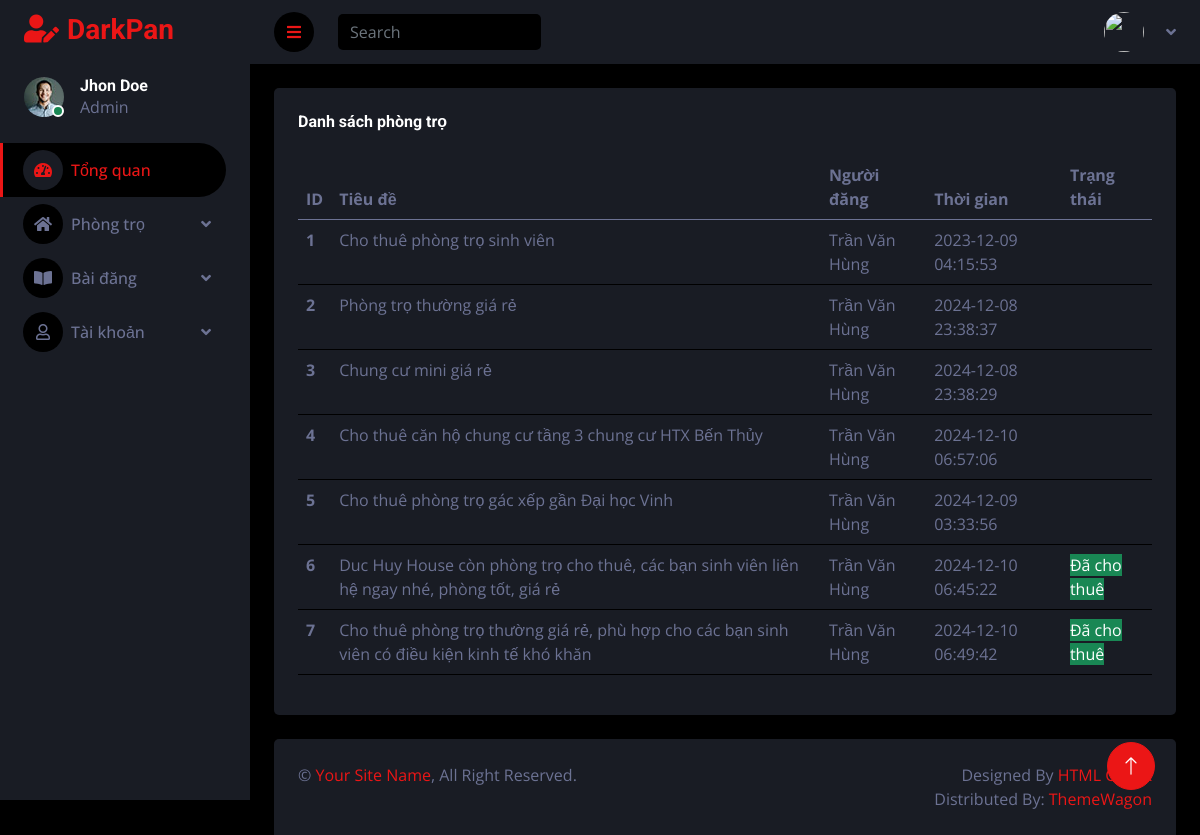
The app's page /admin/all_post.php with its own data.
### tables this page shows
CREATE TABLE `motel` (
  `id` int(10) NOT NULL,
  `title` varchar(255) NOT NULL,
  `description` text NOT NULL,
  `price` int(11) NOT NULL,
  `area` int(11) NOT NULL,
  `count_view` int(11) NOT NULL,
  `address` varchar(255) NOT NULL,
  `latlng` varchar(255) NOT NULL,
  `images` varchar(255) NOT NULL,
  `user_id` int(10) NOT NULL,
  `category_id` int(11) NOT NULL,
  `districts_id` int(11) NOT NULL,
  `utilities` varchar(255) NOT NULL,
  `created_at` timestamp NOT NULL DEFAULT current_timestamp(),
  `phone` varchar(255) NOT NULL,
  `approve` int(11) NOT NULL,
  `status` int(4) NOT NULL
);

CREATE TABLE `user` (
  `id` int(11) NOT NULL,
  `name` varchar(255) NOT NULL,
  `username` varchar(255) NOT NULL,
  `email` varchar(255) NOT NULL,
  `password` varchar(255) NOT NULL,
  `role` int(11) NOT NULL,
  `phone` varchar(255) NOT NULL,
  `avartar` varchar(255) NOT NULL,
  `login_attempts` int(11) NOT NULL DEFAULT 0,
  `last_attempts` timestamp NOT NULL DEFAULT current_timestamp() ON UPDATE current_timestamp()
);

### admin/all_post.php (the view, shortened to what this page needs)
<!DOCTYPE html>
<html lang="en">
<head>
    <link href="https://cdnjs.cloudflare.com/ajax/libs/font-awesome/5.10.0/css/all.min.css" rel="stylesheet">
    <link href="https://cdn.jsdelivr.net/npm/bootstrap-icons@1.4.1/font/bootstrap-icons.css" rel="stylesheet">
    <link href="lib/owlcarousel/assets/owl.carousel.min.css" rel="stylesheet">
    <link href="lib/tempusdominus/css/tempusdominus-bootstrap-4.min.css" rel="stylesheet" />
    <link href="css/bootstrap.min.css" rel="stylesheet">
    <link href="css/style.css" rel="stylesheet">
</head>
<body>
    <div class="container-fluid position-relative d-flex p-0">
        <div class="sidebar pe-4 pb-3">
            <nav class="navbar bg-secondary navbar-dark">
                <a href="index.html" class="navbar-brand mx-4 mb-3">
                    <h3 class="text-primary"><i class="fa fa-user-edit me-2"></i>DarkPan</h3>
                </a>
                <div class="d-flex align-items-center ms-4 mb-4">
                    <div class="position-relative">
                        <img class="rounded-circle" src="img/user.jpg" alt="" style="width: 40px; height: 40px;">
                        <div class="bg-success rounded-circle border border-2 border-white position-absolute end-0 bottom-0 p-1"></div>
                    </div>
                    <div class="ms-3">
                        <h6 class="mb-0">Jhon Doe</h6>
                        <span>Admin</span>
                    </div>
                </div>
                <?php
                include "menu.php"; ?>
            </nav>
        </div>
        <div class="content">
            <nav class="navbar navbar-expand bg-secondary navbar-dark sticky-top px-4 py-0">
                <a href="#" class="sidebar-toggler flex-shrink-0">
                    <i class="fa fa-bars"></i>
                </a>
                <form class="d-none d-md-flex ms-4">
                    <input class="form-control bg-dark border-0" type="search" placeholder="Search">
                </form>
                <div class="navbar-nav align-items-center ms-auto">
                    <div class="nav-item dropdown">
                        <a href="#" class="nav-link dropdown-toggle" data-bs-toggle="dropdown">
                            <img class="rounded-circle me-lg-2" src="<?php echo $_SESSION['avartar'] ?>" alt="" style="width: 40px; height: 40px;">
                        </a>
                    </div>
                </div>
            </nav>
            <div class="container-fluid pt-4 px-4">
                <div class="row g-4">
                    <?php
                    include "../config/db_connect.php";
                    $sql = 'SELECT motel.*, user.name  FROM motel JOIN user
                    ON motel.user_id = user.id';
                    $query = mysqli_query($conn, $sql);
                    ?>
                    <div class="col-12">
                        <div class="bg-secondary rounded h-100 p-4">
                            <h6 class="mb-4">Danh sách phòng trọ</h6>
                            <div class="table-responsive">
                                <table class="table">
                                    <thead>
                                        <tr>
                                            <th scope="col">ID</th>
                                            <th scope="col">Tiêu đề</th>
                                            <th scope="col">Người đăng</th>
                                            <th scope="col">Thời gian</th>
                                            <th scope="col">Trạng thái</th>
                                        </tr>
                                    </thead>
                                    <tbody>
                                        <?php $i = 1;
                                        while ($row = mysqli_fetch_assoc($query)) { ?>
                                            <tr>
                                                <th scope="row"><?php echo $i++; ?></th>
                                                <td><?php echo $row['title'] ?></td>
                                                <td><?php echo $row['name'] ?></td>
                                                <td><?php echo $row['created_at'] ?></td>
                                                <td><?php
                                                    if ($row['status'] == 1) {
                                                        echo "<span class='bg-success' style='color: white;'>Đã cho thuê</span>";
                                                    }elseif($row['status'] == 2) {
                                                        echo "<span class='bg-danger' style='color: white;'>Sai nội dung</span>";
                                                    }
                                                    ?></td>
                                            </tr>
                                        <?php } ?>
                                    </tbody>
                                </table>
                            </div>
                        </div>
                    </div>
                </div>
            </div>
            <div class="container-fluid pt-4 px-4">
                <div class="bg-secondary rounded-top p-4">
                    <div class="row">
                        <div class="col-12 col-sm-6 text-center text-sm-start">
                            &copy; <a href="#">Your Site Name</a>, All Right Reserved.
                        </div>
                        <div class="col-12 col-sm-6 text-center text-sm-end">
                            Designed By <a href="https://htmlcodex.com">HTML Codex</a>
                            <br>Distributed By: <a href="https://themewagon.com" target="_blank">ThemeWagon</a>
                        </div>
                    </div>
                </div>
            </div>
        </div>
        <a href="#" class="btn btn-lg btn-primary btn-lg-square back-to-top"><i class="bi bi-arrow-up"></i></a>
    </div>
</body>
</html>

### admin/css/style.css (style rules this page uses)
:root { --primary: #EB1616; --secondary: #191C24; --light: #6C7293; --dark: #000000; }
.back-to-top { position: fixed; display: none; right: 45px; bottom: 45px; z-index: 99; }
.btn { transition: .5s; }
.btn-lg-square { width: 48px; height: 48px; }
.btn-square, .btn-sm-square, .btn-lg-square { padding: 0; display: inline-flex; align-items: center; justify-content: center; font-weight: normal; border-radius: 50px; }
.sidebar { position: fixed; top: 0; left: 0; bottom: 0; width: 250px; height: 100vh; overflow-y: auto; background: var(--secondary); transition: 0.5s; z-index: 999; }
.content { margin-left: 250px; min-height: 100vh; background: var(--dark); transition: 0.5s; }
@media (min-width: 992px) { .sidebar { margin-left: 0; } }
@media (min-width: 992px) { .content { width: calc(100% - 250px); } }
.content .navbar .navbar-nav .nav-link { margin-left: 25px; padding: 12px 0; color: var(--light); outline: none; }
.content .navbar .sidebar-toggler, .content .navbar .navbar-nav .nav-link i { width: 40px; height: 40px; display: inline-flex; align-items: center; justify-content: center; background: var(--dark); border-radius: 40px; }
.content .navbar .dropdown-toggle::after { margin-left: 6px; vertical-align: middle; border: none; content: "\f107"; font-family: "Font Awesome 5 Free"; font-weight: 900; transition: .5s; }

### records on screen
motel: title "Cho thuê phòng trọ sinh viên", user.name "Trần Văn Hùng", created_at "2023-12-09 04:15:53"
motel: title "Phòng trọ thường giá rẻ", user.name "Trần Văn Hùng", created_at "2024-12-08 23:38:37"
motel: title "Chung cư mini giá rẻ", user.name "Trần Văn Hùng", created_at "2024-12-08 23:38:29"
motel: title "Cho thuê căn hộ chung cư tầng 3 chung cư HTX Bến Thủy", user.name "Trần Văn Hùng", created_at "2024-12-10 06:57:06"
motel: title "Cho thuê phòng trọ gác xếp gần Đại học Vinh", user.name "Trần Văn Hùng", created_at "2024-12-09 03:33:56"
motel: title "Duc Huy House còn phòng trọ cho thuê, các bạn sinh viên liên hệ ngay nhé, phòng tốt, giá rẻ", user.name "Trần Văn Hùng", created_at "2024-12-10 06:45:22", status "Đã cho thuê"
motel: title "Cho thuê phòng trọ thường giá rẻ, phù hợp cho các bạn sinh viên có điều kiện kinh tế khó khăn", user.name "Trần Văn Hùng", created_at "2024-12-10 06:49:42", status "Đã cho thuê"
